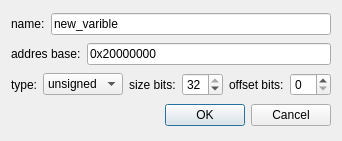
<?xml version="1.0" encoding="UTF-8"?>
<ui version="4.0">
 <class>NewChanaleDialog</class>
 <widget class="QDialog" name="NewChanaleDialog">
  <property name="geometry">
   <rect>
    <x>0</x>
    <y>0</y>
    <width>341</width>
    <height>141</height>
   </rect>
  </property>
  <property name="windowTitle">
   <string>Dialog</string>
  </property>
  <layout class="QGridLayout" name="gridLayout">
   <item row="0" column="0">
    <widget class="QLabel" name="label">
     <property name="text">
      <string>name:</string>
     </property>
    </widget>
   </item>
   <item row="0" column="1">
    <widget class="QLineEdit" name="lineEdit_name">
     <property name="text">
      <string>new_varible</string>
     </property>
    </widget>
   </item>
   <item row="1" column="0" colspan="2">
    <layout class="QHBoxLayout" name="horizontalLayout_2">
     <item>
      <widget class="QLabel" name="label_5">
       <property name="text">
        <string>addres base:</string>
       </property>
      </widget>
     </item>
     <item>
      <widget class="QLineEdit" name="lineEdit_addres">
       <property name="text">
        <string>0x20000000</string>
       </property>
      </widget>
     </item>
    </layout>
   </item>
   <item row="2" column="0" colspan="2">
    <layout class="QHBoxLayout" name="horizontalLayout">
     <item>
      <widget class="QLabel" name="label_2">
       <property name="text">
        <string>type:</string>
       </property>
      </widget>
     </item>
     <item>
      <widget class="QComboBox" name="comboBox_typeVarible">
       <item>
        <property name="text">
         <string>unsigned</string>
        </property>
       </item>
       <item>
        <property name="text">
         <string>signed</string>
        </property>
       </item>
       <item>
        <property name="text">
         <string>float</string>
        </property>
       </item>
      </widget>
     </item>
     <item>
      <widget class="QLabel" name="label_4">
       <property name="text">
        <string>size bits:</string>
       </property>
      </widget>
     </item>
     <item>
      <widget class="QSpinBox" name="spinBox_bitsSize">
       <property name="minimum">
        <number>1</number>
       </property>
       <property name="maximum">
        <number>32</number>
       </property>
       <property name="value">
        <number>32</number>
       </property>
      </widget>
     </item>
     <item>
      <widget class="QLabel" name="label_3">
       <property name="text">
        <string>offset bits:</string>
       </property>
      </widget>
     </item>
     <item>
      <widget class="QSpinBox" name="spinBox_bitsOffset">
       <property name="maximum">
        <number>31</number>
       </property>
      </widget>
     </item>
    </layout>
   </item>
   <item row="3" column="0" colspan="2">
    <widget class="QDialogButtonBox" name="buttonBox">
     <property name="orientation">
      <enum>Qt::Horizontal</enum>
     </property>
     <property name="standardButtons">
      <set>QDialogButtonBox::Cancel|QDialogButtonBox::Ok</set>
     </property>
    </widget>
   </item>
  </layout>
 </widget>
 <resources/>
 <connections>
  <connection>
   <sender>buttonBox</sender>
   <signal>accepted()</signal>
   <receiver>NewChanaleDialog</receiver>
   <slot>accept()</slot>
   <hints>
    <hint type="sourcelabel">
     <x>248</x>
     <y>254</y>
    </hint>
    <hint type="destinationlabel">
     <x>157</x>
     <y>274</y>
    </hint>
   </hints>
  </connection>
  <connection>
   <sender>buttonBox</sender>
   <signal>rejected()</signal>
   <receiver>NewChanaleDialog</receiver>
   <slot>reject()</slot>
   <hints>
    <hint type="sourcelabel">
     <x>316</x>
     <y>260</y>
    </hint>
    <hint type="destinationlabel">
     <x>286</x>
     <y>274</y>
    </hint>
   </hints>
  </connection>
 </connections>
</ui>
